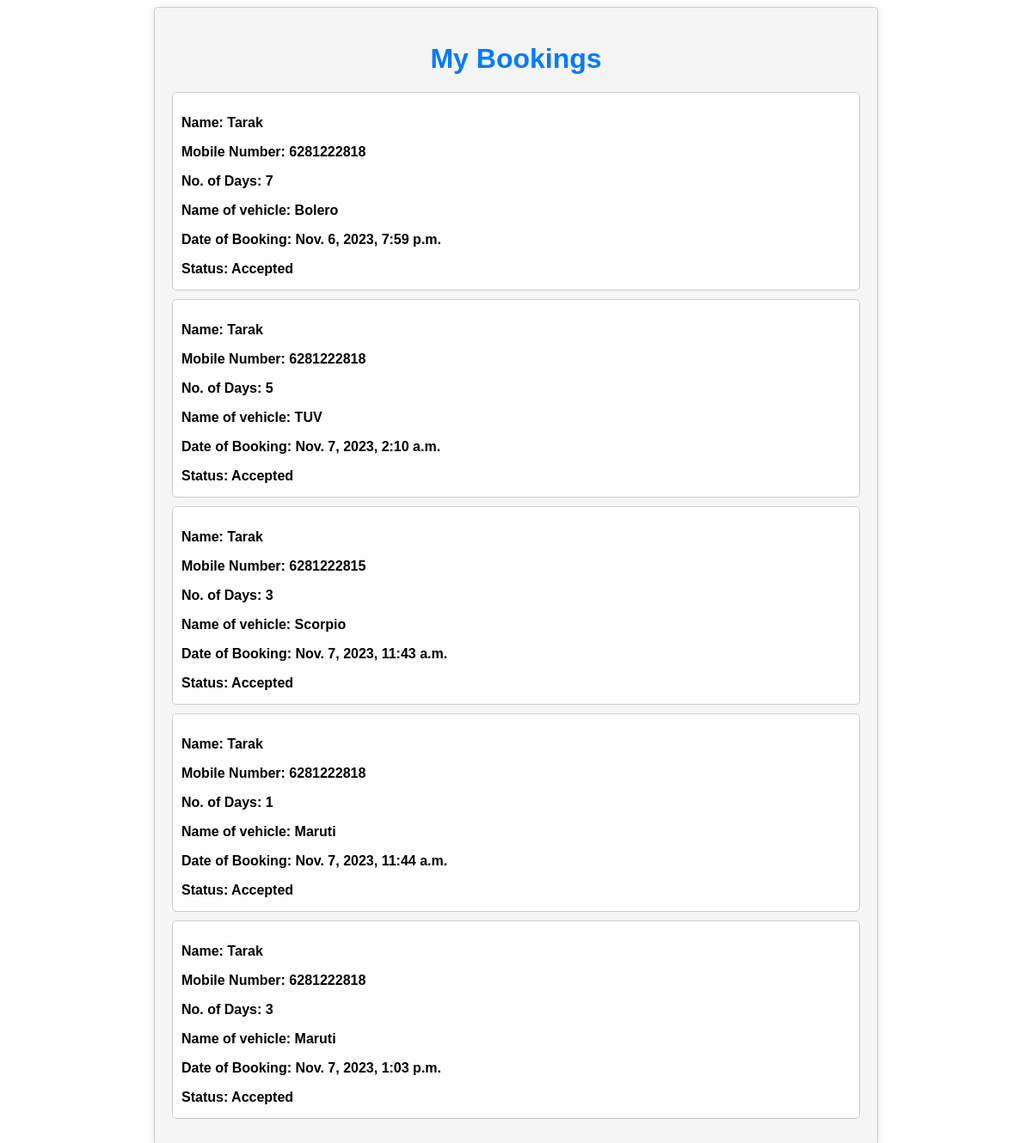
Page /travel/mybooking/ (signed in) on the committed database.
### travel/models.py (models this page shows)
class booking(models.Model):
    user = models.ForeignKey(User,on_delete=models.CASCADE,default=1)
    mobilenumber = models.CharField(max_length=10)
    no_of_days = models.IntegerField()
    name_of_car= models.ForeignKey(Vehicle,on_delete=models.CASCADE)
    date_of_booking = models.DateTimeField(auto_now_add=True)
    STATUS_CHOICES = [
        ('pending', 'Pending'),
        ('accepted', 'Accepted'),
    ]
    status = models.CharField(max_length=10, choices=STATUS_CHOICES, default='pending')

class Vehicle(models.Model):
    vehicle_name = models.CharField(max_length=100)
    no_of_seats = models.PositiveIntegerField()
    price_for_eachday = models.DecimalField(max_digits=10, decimal_places=2)
    def __str__(self):
        return self.vehicle_name

### travel/views.py (the view)
# urls.py: path('mybooking/',views.mybooking,name='mybooking'),
def mybooking(request):
    name = request.user
    mybook = name.booking_set.filter(status='Accepted')
    return render(request, 'mybooking.html',{'mybook':mybook})

### travel/templates/mybooking.html (shortened to what this page needs)
<!DOCTYPE html>
<html lang="en">
<head>
</head>
<body>
    <div class="container">
        <h1>My Bookings</h1>
        {% if mybook %}
            {% for booking in mybook %}
                <div class="booking-item">
                    <p class="booking-details">Name: {{ booking.user.username }}</p>
                    <p class="booking-details">Mobile Number: {{ booking.mobilenumber }}</p>
                    <p class="booking-details">No. of Days: {{ booking.no_of_days }}</p>
                    <p class="booking-details">Name of vehicle: {{ booking.name_of_car }}</p>
                    <p class="booking-details">Date of Booking: {{ booking.date_of_booking }}</p>
                    <p class="booking-details">Status: {{ booking.status }}</p>
                </div>
            {% endfor %}
        {% else %}
            <p>No bookings found.</p>
        {% endif %}
    </div>
</body>
</html>

### travel/templates/mybooking.html (style rules this page uses)
body { font-family: Arial, sans-serif; }
.container { max-width: 800px; margin: 0 auto; padding: 20px; background-color: #f5f5f5; border: 1px solid #ccc; border-radius: 5px; box-shadow: 0 0 10px rgba(0, 0, 0, 0.1); }
h1 { text-align: center; color: #007bff; margin-bottom: 20px; }
.booking-item { background-color: white; padding: 10px; margin: 10px 0; border: 1px solid #ccc; border-radius: 5px; }
.booking-details { font-weight: bold; margin-bottom: 5px; }

### rows in the picture
booking: user.username "Tarak", mobilenumber "6281222818", no_of_days "7", name_of_car "Bolero", date_of_booking "Nov. 6, 2023, 7:59 p.m.", status "Accepted"
booking: user.username "Tarak", mobilenumber "6281222818", no_of_days "5", name_of_car "TUV", date_of_booking "Nov. 7, 2023, 2:10 a.m.", status "Accepted"
booking: user.username "Tarak", mobilenumber "6281222815", no_of_days "3", name_of_car "Scorpio", date_of_booking "Nov. 7, 2023, 11:43 a.m.", status "Accepted"
booking: user.username "Tarak", mobilenumber "6281222818", no_of_days "1", name_of_car "Maruti", date_of_booking "Nov. 7, 2023, 11:44 a.m.", status "Accepted"
booking: user.username "Tarak", mobilenumber "6281222818", no_of_days "3", name_of_car "Maruti", date_of_booking "Nov. 7, 2023, 1:03 p.m.", status "Accepted"
